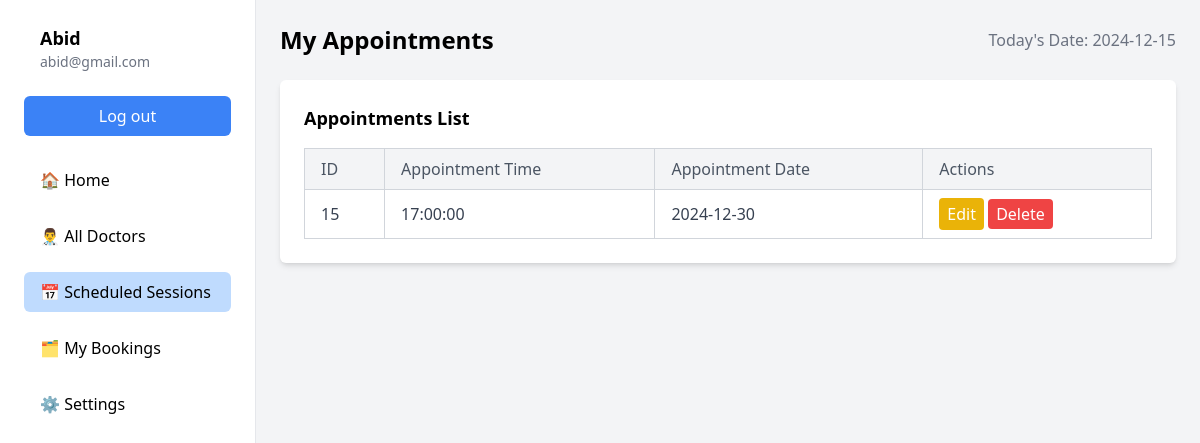
The page /shedule.php on the database its author committed.
### tables this page shows
CREATE TABLE `appointments` (
  `id` int(11) NOT NULL,
  `doctors_id` int(11) NOT NULL,
  `session` varchar(255) NOT NULL,
  `appointment_date` date NOT NULL,
  `appointment_time` time NOT NULL
);

### shedule.php (the view, shortened to what this page needs)
<?php
$servername = "localhost";
$username = "root";
$password = "";
$dbname = "hospitalmanagement";
$conn = new mysqli($servername, $username, $password, $dbname);
$sql = "SELECT * FROM appointments";
$result = $conn->query($sql);
?>
<!DOCTYPE html>
<html lang="en">
<head>
    <script src="https://cdn.tailwindcss.com"></script>
</head>
<body class="bg-gray-100 min-h-screen flex">
  <aside class="bg-white w-64 border-r hidden md:block">
    <div class="p-6">
      <div class="flex items-center mb-6">
        <div class="ml-4">
          <h2 class="text-lg font-semibold">Abid</h2>
          <p class="text-sm text-gray-500">abid@gmail.com</p>
        </div>
      </div>
      <a href="./LogIn.php"><button class="w-full py-2 px-4 bg-blue-500 text-white rounded-md mb-6">Log out</button></a>
      <nav>
        <ul class="space-y-4">
          <li><a href="./make_appointment.php" class="flex items-center p-2 rounded-md hover:bg-gray-100"><span class="ml-2">🏠 Home</span></a></li>
          <li><a href="./add_doctors.php" class="flex items-center p-2 rounded-md hover:bg-gray-100"><span class="ml-2">👨‍⚕️ All Doctors</span></a></li>
          <li><a href="./shedule.php" class="flex items-center p-2 rounded-md hover:bg-gray-100 bg-blue-200"><span class="ml-2">📅 Scheduled Sessions</span></a></li>
          <li><a href="./my_booking.php" class="flex items-center p-2 rounded-md hover:bg-gray-100"><span class="ml-2">🗂️ My Bookings</span></a></li>
          <li><a href="" class="flex items-center p-2 rounded-md hover:bg-gray-100"><span class="ml-2">⚙️ Settings</span></a></li>
        </ul>
      </nav>
    </div>
  </aside>
    <main class="flex-1 p-6">
        <div class="flex justify-between items-center mb-6">
            <h1 class="text-2xl font-bold">My Appointments</h1>
            <div class="text-gray-500">Today's Date: <span class="font-medium"><?= date('Y-m-d'); ?></span></div>
        </div>
        <div class="bg-white p-6 rounded-md shadow-md">
            <h2 class="text-lg font-semibold mb-4">Appointments List</h2>
            <div class="overflow-x-auto">
                <table class="table-auto w-full border-collapse border border-gray-300 bg-white">
                    <thead class="bg-gray-100">
                        <tr>
                            <th class="border border-gray-300 px-4 py-2 text-left text-gray-600 font-medium">ID</th>
                            <th class="border border-gray-300 px-4 py-2 text-left text-gray-600 font-medium">Appointment Time</th>
                            <th class="border border-gray-300 px-4 py-2 text-left text-gray-600 font-medium">Appointment Date</th>
                            <th class="border border-gray-300 px-4 py-2 text-left text-gray-600 font-medium">Actions</th>
                        </tr>
                    </thead>
                    <tbody>
                        <?php
                        if ($result->num_rows > 0) {
                            while ($row = $result->fetch_assoc()) {
                                echo "<tr class='hover:bg-gray-50'>
                                    <td class='border border-gray-300 px-4 py-2 text-gray-700'>{$row['id']}</td>
                                    <td class='border border-gray-300 px-4 py-2 text-gray-700'>{$row['appointment_time']}</td>
                                    <td class='border border-gray-300 px-4 py-2 text-gray-700'>{$row['appointment_date']}</td>
                                    <td class='border border-gray-300 px-4 py-2 text-gray-700'>
                                        <button class='px-2 py-1 bg-yellow-500 text-white rounded' onclick=\"editAppointment('{$row['id']}', '{$row['appointment_time']}', '{$row['appointment_date']}')\">Edit</button>
                                        <a href='?delete={$row['id']}' class='px-2 py-1 bg-red-500 text-white rounded'>Delete</a>
                                    </td>
                                </tr>";
                            }
                        } else {
                            echo "<tr>
                                <td colspan='4' class='border border-gray-300 px-4 py-2 text-center text-gray-700'>No appointments found</td>
                            </tr>";
                        }
                        ?>
                    </tbody>
                </table>
            </div>
        </div>
    </main>
</body>
</html>

### rows shown on the page
appointments: id "15", appointment_time "17:00:00", appointment_date "2024-12-30"
